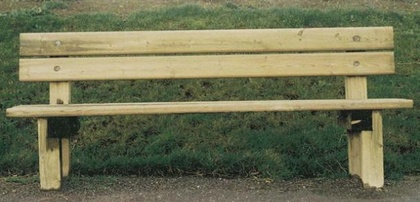
%> input picture Seam Carving/code/banc.jpg, 420 x 202 px, shrunk from 604 x 290 before the run
$ octave D1_TP1.m   (GNU Octave 9; MATLAB toolbox functions it lacks are replaced by stand-ins)
%> lines starting %> are read from the running program, lines starting %| are printed output that depends on the picture
### Seam Carving/code/E1.m
function f = E1(img)
    lin=size(img,1);
    col=size(img,2);

    img_X=[img(:,2:col),zeros([lin,1])]; %deplacement d'image a gauche pour calculer le gradient horizontal,
										 %et remplissage la colonne la plus droite à 0
    X=img_X-img;  %gradient horizontal

    img_Y=[img(2:lin,:);zeros([1,col])]; %deplacement d'image vers haut pour calculer le gradient vertical,
										 %et remplissage la colonne la plus basse à 0
    Y=img_Y-img;  %gradient vertical

    f=abs(X)+abs(Y); %gradient total, qui est E1 dans l'article
    f=double(f);
end

### Seam Carving/code/creat_graph_by_img.m
function f=creat_graph_by_img(im_gray)
    lin=size(im_gray,1);
    col=size(im_gray,2);


    E=E1(im_gray);
    S(1:lin)=1; %les cotes a partir du noeud S vers la premiere colonne d'image,
				%donc les noeuds "source" tous sont S, son numéro est 1
    T(1:lin)=num_node_in_graph(im_gray,1,1):num_node_in_graph(im_gray,lin,1);
				%les noeuds "destination" de ces cotes, ici ce sont la premiere colonne d'image
    Weight=inf*ones([1,lin]);  %les couts (énergie) correspondants aux cotes ci-dessus

    %  ajouter la premiere colonne d'image dans le graph
    S=[S,num_node_in_graph(im_gray,1,1):num_node_in_graph(im_gray,lin,1)];
    T=[T,num_node_in_graph(im_gray,1,2):num_node_in_graph(im_gray,lin,2)];
    Weight=[Weight,E(:,1)'];

	%  les colonnes generales
    for j=2:(col-1)

        %%vers droite
		%l'operation sur toute les lignnes a une fois (a l'aide de l'extension de matrice)
        S=[S,num_node_in_graph(im_gray,1,j):num_node_in_graph(im_gray,lin,j)];
        T=[T,num_node_in_graph(im_gray,1,j+1):num_node_in_graph(im_gray,lin,j+1)];
        Weight=[Weight,E(1:lin,j)'];

        %%vers gouche
        S=[S,num_node_in_graph(im_gray,1,j):num_node_in_graph(im_gray,lin,j)];
        T=[T,num_node_in_graph(im_gray,1,j-1):num_node_in_graph(im_gray,lin,j-1)];
        Weight=[Weight,inf*ones([1,lin])];

        %%vers gouche-bas
        S=[S,num_node_in_graph(im_gray,1,j):num_node_in_graph(im_gray,lin-1,j)];
        T=[T,num_node_in_graph(im_gray,2,j-1):num_node_in_graph(im_gray,lin,j-1)];
        Weight=[Weight,inf*ones([1,lin-1])];

        %%vers gouche-haut
        S=[S,num_node_in_graph(im_gray,2,j):num_node_in_graph(im_gray,lin,j)];
        T=[T,num_node_in_graph(im_gray,1,j-1):num_node_in_graph(im_gray,lin-1,j-1)];
        Weight=[Weight,inf*ones([1,lin-1])];
    end

    %% la derniere colonne d'image
    j=col;

	%%vers gouche
	S=[S,num_node_in_graph(im_gray,1,j):num_node_in_graph(im_gray,lin,j)];
	T=[T,num_node_in_graph(im_gray,1,j-1):num_node_in_graph(im_gray,lin,j-1)];
	Weight=[Weight,inf*ones([1,lin])];

	%%vers gouche-bas
	S=[S,num_node_in_graph(im_gray,1,j):num_node_in_graph(im_gray,lin-1,j)];
	T=[T,num_node_in_graph(im_gray,2,j-1):num_node_in_graph(im_gray,lin,j-1)];
	Weight=[Weight,inf*ones([1,lin-1])];

	%%vers gouche-haut
	S=[S,num_node_in_graph(im_gray,2,j):num_node_in_graph(im_gray,lin,j)];
	T=[T,num_node_in_graph(im_gray,1,j-1):num_node_in_graph(im_gray,lin-1,j-1)];
	Weight=[Weight,inf*ones([1,lin-1])];

	%%vers T (vers droite)
	S=[S,num_node_in_graph(im_gray,1,j):num_node_in_graph(im_gray,lin,j)];
	T=[T,2*ones([1,lin])]; %Les "destination" tous sont le noeud T (son numero est 2)
	Weight=[Weight,inf*ones([1,lin])];


    f=digraph(S,T,Weight); %graph final

end

### Seam Carving/code/num_node_in_graph.m
function num = num_node_in_graph(img,i,j)
        lin=size(img,1);  %nb de ligne d'image

        num=(j-1)*lin+i+2;%l'index du pixel img(i,j) dans le vecteur S ("source" pour graph)
						  %Ici, on fixe le noeud S et T à l'index 1 et 2 respectivement,
						  %donc l'index de pixel d'image commence a 3
end

### Seam Carving/code/D1_TP1.m
clear
close all
clc

cut_step=1; %pas d'iteration dans "draw_cut"

im=imread('banc.jpg');
%> im is the input picture: size 202x420x3 uint8; mean R, G, B 109.6, 111.9, 82.5
im_display=im;
im_gray=rgb2gray(im);
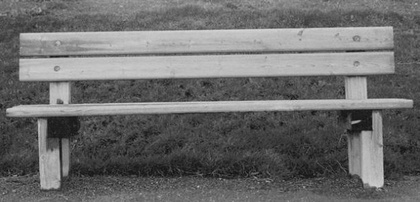
%> im_gray: size 202x420 uint8; min 11, max 218, mean 107.9
%> the run ends on the next line
figure
imshow(im_gray);

for iteratif=1:50
    E=E1(im_gray);
    G=creat_graph_by_img(im_gray);

$ run again, with Seam Carving/code/oiseau.jpg copied over Seam Carving/code/banc.jpg
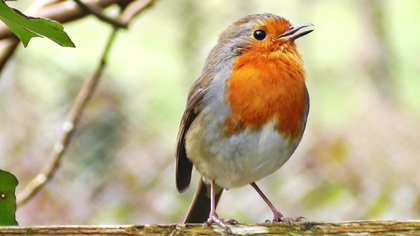
%> input picture Seam Carving/code/oiseau.jpg, 420 x 236 px, shrunk from 1920 x 1080 before the run
%> im is the input picture: size 236x420x3 uint8; mean R, G, B 189.4, 179.1, 142.1
